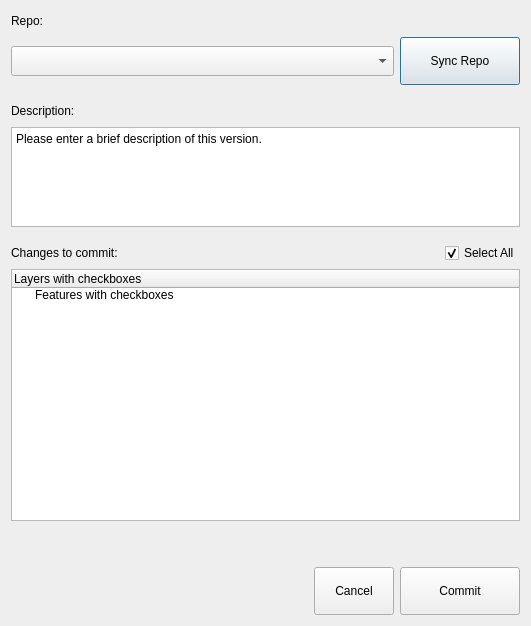
<?xml version="1.0" encoding="UTF-8"?>
<ui version="4.0">
 <class>commitDialog</class>
 <widget class="QDialog" name="commitDialog">
  <property name="geometry">
   <rect>
    <x>0</x>
    <y>0</y>
    <width>531</width>
    <height>626</height>
   </rect>
  </property>
  <property name="windowTitle">
   <string>New version</string>
  </property>
  <property name="styleSheet">
   <string notr="true">#commitDialog {
  background-color: #eeeeee;

}</string>
  </property>
  <layout class="QVBoxLayout" name="verticalLayout">
   <item>
    <layout class="QHBoxLayout" name="horizontalLayout">
     <item>
      <widget class="QLabel" name="label">
       <property name="text">
        <string>Repo:</string>
       </property>
      </widget>
     </item>
     <item>
      <spacer name="horizontalSpacer">
       <property name="orientation">
        <enum>Qt::Horizontal</enum>
       </property>
       <property name="sizeHint" stdset="0">
        <size>
         <width>40</width>
         <height>20</height>
        </size>
       </property>
      </spacer>
     </item>
    </layout>
   </item>
   <item>
    <layout class="QHBoxLayout" name="horizontalLayout_2">
     <item>
      <widget class="QComboBox" name="comboBox">
       <property name="minimumSize">
        <size>
         <width>0</width>
         <height>30</height>
        </size>
       </property>
      </widget>
     </item>
     <item>
      <widget class="QPushButton" name="syncButton">
       <property name="sizePolicy">
        <sizepolicy hsizetype="Preferred" vsizetype="Fixed">
         <horstretch>0</horstretch>
         <verstretch>0</verstretch>
        </sizepolicy>
       </property>
       <property name="minimumSize">
        <size>
         <width>100</width>
         <height>48</height>
        </size>
       </property>
       <property name="maximumSize">
        <size>
         <width>120</width>
         <height>1000</height>
        </size>
       </property>
       <property name="styleSheet">
        <string notr="true"/>
       </property>
       <property name="text">
        <string>Sync Repo</string>
       </property>
       <property name="icon">
        <iconset>
         <normaloff>resources/sync-repo.png</normaloff>resources/sync-repo.png</iconset>
       </property>
      </widget>
     </item>
    </layout>
   </item>
   <item>
    <spacer name="verticalSpacer_2">
     <property name="orientation">
      <enum>Qt::Vertical</enum>
     </property>
     <property name="sizeType">
      <enum>QSizePolicy::Fixed</enum>
     </property>
     <property name="sizeHint" stdset="0">
      <size>
       <width>20</width>
       <height>10</height>
      </size>
     </property>
    </spacer>
   </item>
   <item>
    <layout class="QHBoxLayout" name="horizontalLayout_3">
     <item>
      <widget class="QLabel" name="label_2">
       <property name="text">
        <string>Description:</string>
       </property>
      </widget>
     </item>
     <item>
      <spacer name="horizontalSpacer_2">
       <property name="orientation">
        <enum>Qt::Horizontal</enum>
       </property>
       <property name="sizeHint" stdset="0">
        <size>
         <width>40</width>
         <height>20</height>
        </size>
       </property>
      </spacer>
     </item>
    </layout>
   </item>
   <item>
    <widget class="QPlainTextEdit" name="plainTextEdit">
     <property name="sizePolicy">
      <sizepolicy hsizetype="Expanding" vsizetype="Maximum">
       <horstretch>0</horstretch>
       <verstretch>0</verstretch>
      </sizepolicy>
     </property>
     <property name="minimumSize">
      <size>
       <width>0</width>
       <height>100</height>
      </size>
     </property>
     <property name="maximumSize">
      <size>
       <width>16777215</width>
       <height>100</height>
      </size>
     </property>
     <property name="plainText">
      <string>Please enter a brief description of this version.</string>
     </property>
     <property name="overwriteMode">
      <bool>true</bool>
     </property>
    </widget>
   </item>
   <item>
    <spacer name="verticalSpacer_3">
     <property name="orientation">
      <enum>Qt::Vertical</enum>
     </property>
     <property name="sizeType">
      <enum>QSizePolicy::Fixed</enum>
     </property>
     <property name="sizeHint" stdset="0">
      <size>
       <width>20</width>
       <height>10</height>
      </size>
     </property>
    </spacer>
   </item>
   <item>
    <layout class="QHBoxLayout" name="horizontalLayout_4">
     <item>
      <widget class="QLabel" name="label_3">
       <property name="text">
        <string>Changes to commit:</string>
       </property>
      </widget>
     </item>
     <item>
      <spacer name="horizontalSpacer_3">
       <property name="orientation">
        <enum>Qt::Horizontal</enum>
       </property>
       <property name="sizeHint" stdset="0">
        <size>
         <width>40</width>
         <height>20</height>
        </size>
       </property>
      </spacer>
     </item>
     <item>
      <widget class="QCheckBox" name="checkBox_4">
       <property name="maximumSize">
        <size>
         <width>16777215</width>
         <height>32</height>
        </size>
       </property>
       <property name="text">
        <string>Select All</string>
       </property>
       <property name="checked">
        <bool>true</bool>
       </property>
      </widget>
     </item>
    </layout>
   </item>
   <item>
    <widget class="QTreeWidget" name="treeWidget">
     <column>
      <property name="text">
       <string>Layers with checkboxes</string>
      </property>
     </column>
     <item>
      <property name="text">
       <string>Features with checkboxes</string>
      </property>
     </item>
    </widget>
   </item>
   <item>
    <spacer name="verticalSpacer">
     <property name="orientation">
      <enum>Qt::Vertical</enum>
     </property>
     <property name="sizeType">
      <enum>QSizePolicy::Fixed</enum>
     </property>
     <property name="sizeHint" stdset="0">
      <size>
       <width>10</width>
       <height>40</height>
      </size>
     </property>
    </spacer>
   </item>
   <item>
    <layout class="QHBoxLayout" name="horizontalLayout_6">
     <property name="spacing">
      <number>-1</number>
     </property>
     <item>
      <spacer name="horizontalSpacer_4">
       <property name="orientation">
        <enum>Qt::Horizontal</enum>
       </property>
       <property name="sizeHint" stdset="0">
        <size>
         <width>40</width>
         <height>20</height>
        </size>
       </property>
      </spacer>
     </item>
     <item>
      <widget class="QPushButton" name="cancelButton">
       <property name="minimumSize">
        <size>
         <width>80</width>
         <height>48</height>
        </size>
       </property>
       <property name="maximumSize">
        <size>
         <width>16777215</width>
         <height>100</height>
        </size>
       </property>
       <property name="text">
        <string>Cancel</string>
       </property>
      </widget>
     </item>
     <item>
      <widget class="QPushButton" name="commitButton">
       <property name="sizePolicy">
        <sizepolicy hsizetype="Minimum" vsizetype="Minimum">
         <horstretch>0</horstretch>
         <verstretch>0</verstretch>
        </sizepolicy>
       </property>
       <property name="minimumSize">
        <size>
         <width>120</width>
         <height>48</height>
        </size>
       </property>
       <property name="maximumSize">
        <size>
         <width>16777215</width>
         <height>100</height>
        </size>
       </property>
       <property name="styleSheet">
        <string notr="true">#commitButton {
    padding: 3px;
}</string>
       </property>
       <property name="text">
        <string>Commit</string>
       </property>
       <property name="icon">
        <iconset>
         <normaloff>resources/commit-repo.png</normaloff>resources/commit-repo.png</iconset>
       </property>
       <property name="iconSize">
        <size>
         <width>24</width>
         <height>24</height>
        </size>
       </property>
      </widget>
     </item>
    </layout>
   </item>
  </layout>
 </widget>
 <resources/>
 <connections/>
</ui>
